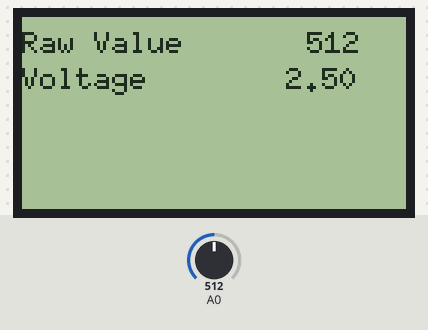
A sketch run on a simulated Arduino Uno, built with avr-gcc and run on an emulated ATmega328P. On the bench: 128×64 one-colour display. The inputs (shaded band) are chosen by the test bench; at power-on: A0 = 512.

Above: at 1.3 s.
1.4 s: A0 set to 716
At 2.6 s:
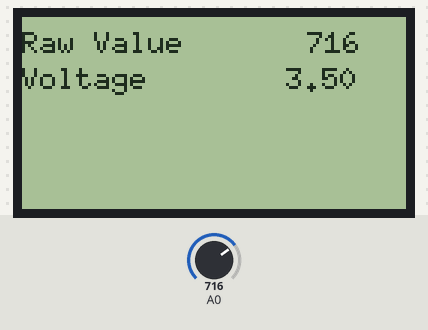
3.4 s: A0 set to 900
At 4.4 s:
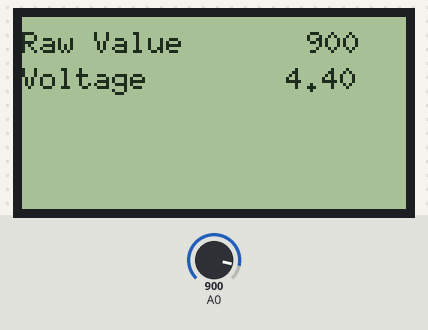
5.2 s: A0 set to 1023
At 6.6 s:
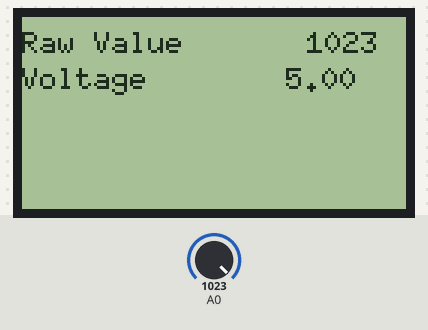
Timing chart, 0 to 8.2 s (numbered marks = the images above; inputs shaded):
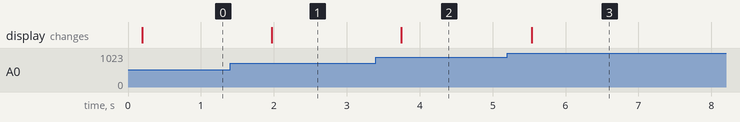

The sketch:

LDR-Reader-128x64.ino
```cpp
#include "U8glib.h"

U8GLIB_ST7920_128X64_1X u8g(10);    // Hardware SPI, 10 = CS/CE, 11 = MOSI, 13 = SCK

void draw(int raw, double volts)
{
  u8g.drawStr(0, 12, "Raw Value");
  u8g.setPrintPos(95, 12);
  u8g.print(raw);

  u8g.drawStr(0, 24, "Voltage");
  u8g.setPrintPos(88, 24);
  u8g.print(volts);
}

void setup()
{
  pinMode(A0, INPUT);

  u8g.setFont(u8g_font_6x10);
}

void loop()
{
  int raw = analogRead(A0);
  int v   = map(raw, 0, 1023, 0, 5000);

  // Picture loop, required by u8g
  u8g.firstPage();

  do {
    draw(raw, v / 1000.0);
  }
  while(u8g.nextPage());

  delay(400);
}
```

Measured:
- after the input at 1.4 s, the display: changes after 0.57 s (image 1)
- after the input at 3.4 s, the display: changes after 0.35 s (image 2)
- after the input at 5.2 s, the display: changes after 0.34 s (image 3)
